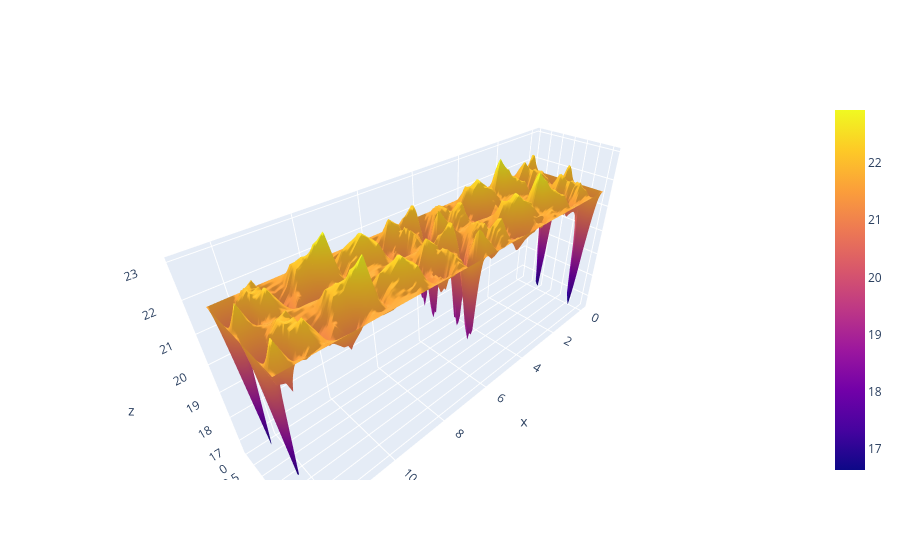

Notebook source saved alongside this figure:
### Markdown cell above
<div class="alert alert-block alert-success">

<p style="font-size:25px">
Exercise 4: CVaR
</p>

Adapt the code above, so instead of taking the mean of all sampled cut values, the algorithm calculates the conditional value at risk and observe how different settings of the parameter $\alpha$ change the QAOA energy landscape. What are the energy and optimal parameters we obtain by the grid search when setting the CVaR parameter to $\alpha = 0.2$ when using 1000 shots and setting the random seed of the qasm simulator to 42 (as is already done in the code above)?
</div>

### Code cell
optimal_parameters = plot_qaoa_energy_landscape(graph = graph, cvar = 0.2)
print(optimal_parameters)

### Figure 1 — Plotly figure (JSON) as saved in the notebook; plotly's stock layout.template omitted (floating-point values rounded to 4 significant figures; data arrays with more than 128 entries replaced by an {"elided": "..."} marker saying what was removed)
{"data": [{"coloraxis": "coloraxis", "type": "surface", "x": [0, 0.2565, 0.5129, 0.7694, 1.026, 1.282, 1.539, 1.795, 2.052, 2.308, 2.565, 2.821, 3.077, 3.334, 3.59, 3.847, 4.103, 4.36, 4.616, 4.873, 5.129, 5.386, 5.642, 5.899, 6.155, 6.411, 6.668, 6.924, 7.181, 7.437, 7.694, 7.95, 8.207, 8.463, 8.72, 8.976, 9.232, 9.489, 9.745, 10.0, 10.26, 10.51, 10.77, 11.03, 11.28, 11.54, 11.8, 12.05, 12.31, 12.57], "y": [0, 0.06411, 0.1282, 0.1923, 0.2565, 0.3206, 0.3847, 0.4488, 0.5129, 0.577, 0.6411, 0.7053, 0.7694, 0.8335, 0.8976, 0.9617, 1.026, 1.09, 1.154, 1.218, 1.282, 1.346, 1.411, 1.475, 1.539, 1.603, 1.667, 1.731, 1.795, 1.859, 1.923, 1.988, 2.052, 2.116, 2.18, 2.244, 2.308, 2.372, 2.436, 2.5, 2.565, 2.629, 2.693, 2.757, 2.821, 2.885, 2.949, 3.013, 3.077, 3.142], "z": {"elided": "50x50 float values"}}], "layout": {}}
